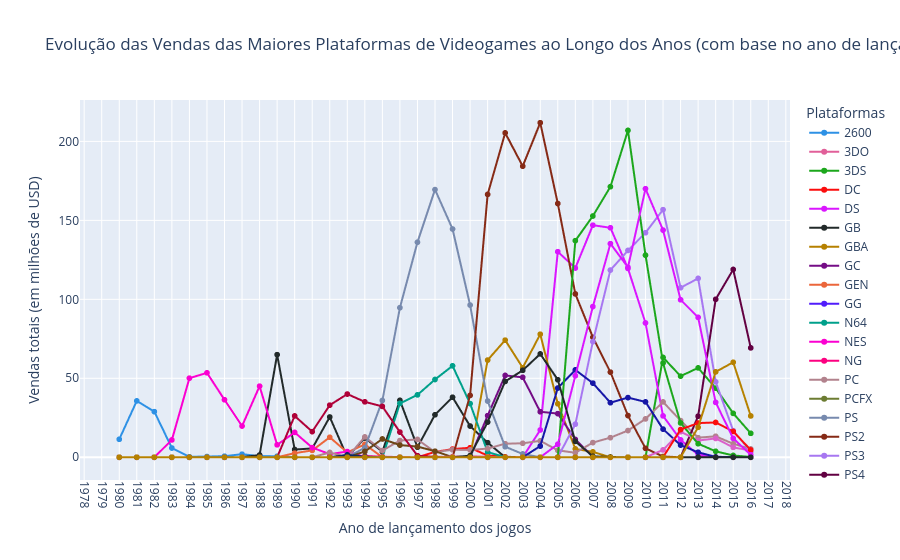

Notebook code for this chart:
### Markdown cell above
Criando um gráfico de linhas para identificar o comportamento das plataformas de videogame ao longo dos anos:

### Code cell
fig2 = px.line( 
    sales_per_year_platform,
    x='year_of_release',
    y=sales_per_year_platform.columns[1:], # Selecionando todas as colunas, exceto a primeira (ano)
    title='Evolução das Vendas das Maiores Plataformas de Videogames ao Longo dos Anos (com base no ano de lançamento de seus jogos)',
    labels={'year_of_release':'Ano de lançamento dos jogos', 'value':'Vendas totais (em milhões de USD)'},
    color_discrete_sequence=px.colors.qualitative.Dark24,
    markers=True
)   
fig2.update_xaxes(dtick=1, tickangle=90)
fig2.update_layout(legend_title_text='Plataformas')
fig2.show()

### Figure 1 — Plotly figure (JSON) as saved in the notebook; plotly's stock layout.template omitted (floating-point values rounded to 4 significant figures)
{"data": [{"hovertemplate": "variable=2600<br>Ano de lançamento dos jogos=%{x}<br>Vendas totais (em milhões de USD)=%{y}<extra></extra>", "legendgroup": "2600", "line": {"color": "#2E91E5", "dash": "solid"}, "marker": {"symbol": "circle"}, "mode": "lines+markers", "name": "2600", "showlegend": true, "type": "scattergl", "x": [1980, 1981, 1982, 1983, 1984, 1985, 1986, 1987, 1988, 1989, 1990, 1991, 1992, 1993, 1994, 1995, 1996, 1997, 1998, 1999, 2000, 2001, 2002, 2003, 2004, 2005, 2006, 2007, 2008, 2009, 2010, 2011, 2012, 2013, 2014, 2015, 2016], "xaxis": "x", "y": [11.38, 35.68, 28.88, 5.84, 0.27, 0.45, 0.67, 1.94, 0.74, 0.63, 0.0, 0.0, 0.0, 0.0, 0.0, 0.0, 0.0, 0.0, 0.0, 0.0, 0.0, 0.0, 0.0, 0.0, 0.0, 0.0, 0.0, 0.0, 0.0, 0.0, 0.0, 0.0, 0.0, 0.0, 0.0, 0.0, 0.0], "yaxis": "y"}, {"hovertemplate": "variable=3DO<br>Ano de lançamento dos jogos=%{x}<br>Vendas totais (em milhões de USD)=%{y}<extra></extra>", "legendgroup": "3DO", "line": {"color": "#E15F99", "dash": "solid"}, "marker": {"symbol": "circle"}, "mode": "lines+markers", "name": "3DO", "showlegend": true, "type": "scattergl", "x": [1980, 1981, 1982, 1983, 1984, 1985, 1986, 1987, 1988, 1989, 1990, 1991, 1992, 1993, 1994, 1995, 1996, 1997, 1998, 1999, 2000, 2001, 2002, 2003, 2004, 2005, 2006, 2007, 2008, 2009, 2010, 2011, 2012, 2013, 2014, 2015, 2016], "xaxis": "x", "y": [0.0, 0.0, 0.0, 0.0, 0.0, 0.0, 0.0, 0.0, 0.0, 0.0, 0.0, 0.0, 0.0, 0.0, 0.02, 0.08, 0.0, 0.0, 0.0, 0.0, 0.0, 0.0, 0.0, 0.0, 0.0, 0.0, 0.0, 0.0, 0.0, 0.0, 0.0, 0.0, 0.0, 0.0, 0.0, 0.0, 0.0], "yaxis": "y"}, {"hovertemplate": "variable=3DS<br>Ano de lançamento dos jogos=%{x}<br>Vendas totais (em milhões de USD)=%{y}<extra></extra>", "legendgroup": "3DS", "line": {"color": "#1CA71C", "dash": "solid"}, "marker": {"symbol": "circle"}, "mode": "lines+markers", "name": "3DS", "showlegend": true, "type": "scattergl", "x": [1980, 1981, 1982, 1983, 1984, 1985, 1986, 1987, 1988, 1989, 1990, 1991, 1992, 1993, 1994, 1995, 1996, 1997, 1998, 1999, 2000, 2001, 2002, 2003, 2004, 2005, 2006, 2007, 2008, 2009, 2010, 2011, 2012, 2013, 2014, 2015, 2016], "xaxis": "x", "y": [0.0, 0.0, 0.0, 0.0, 0.0, 0.0, 0.0, 0.0, 0.0, 0.0, 0.0, 0.0, 0.0, 0.0, 0.0, 0.0, 0.0, 0.0, 0.0, 0.0, 0.0, 0.0, 0.0, 0.0, 0.0, 0.0, 0.0, 0.0, 0.0, 0.0, 0.0, 63.2, 51.36, 56.57, 43.76, 27.78, 15.14], "yaxis": "y"}, {"hovertemplate": "variable=DC<br>Ano de lançamento dos jogos=%{x}<br>Vendas totais (em milhões de USD)=%{y}<extra></extra>", "legendgroup": "DC", "line": {"color": "#FB0D0D", "dash": "solid"}, "marker": {"symbol": "circle"}, "mode": "lines+markers", "name": "DC", "showlegend": true, "type": "scattergl", "x": [1980, 1981, 1982, 1983, 1984, 1985, 1986, 1987, 1988, 1989, 1990, 1991, 1992, 1993, 1994, 1995, 1996, 1997, 1998, 1999, 2000, 2001, 2002, 2003, 2004, 2005, 2006, 2007, 2008, 2009, 2010, 2011, 2012, 2013, 2014, 2015, 2016], "xaxis": "x", "y": [0.0, 0.0, 0.0, 0.0, 0.0, 0.0, 0.0, 0.0, 0.0, 0.0, 0.0, 0.0, 0.0, 0.0, 0.0, 0.0, 0.0, 0.0, 3.38, 5.16, 5.99, 1.07, 0.29, 0.0, 0.0, 0.0, 0.0, 0.02, 0.04, 0.0, 0.0, 0.0, 0.0, 0.0, 0.0, 0.0, 0.0], "yaxis": "y"}, {"hovertemplate": "variable=DS<br>Ano de lançamento dos jogos=%{x}<br>Vendas totais (em milhões de USD)=%{y}<extra></extra>", "legendgroup": "DS", "line": {"color": "#DA16FF", "dash": "solid"}, "marker": {"symbol": "circle"}, "mode": "lines+markers", "name": "DS", "showlegend": true, "type": "scattergl", "x": [1980, 1981, 1982, 1983, 1984, 1985, 1986, 1987, 1988, 1989, 1990, 1991, 1992, 1993, 1994, 1995, 1996, 1997, 1998, 1999, 2000, 2001, 2002, 2003, 2004, 2005, 2006, 2007, 2008, 2009, 2010, 2011, 2012, 2013, 2014, 2015, 2016], "xaxis": "x", "y": [0.0, 0.0, 0.0, 0.0, 0.0, 0.02, 0.0, 0.0, 0.0, 0.0, 0.0, 0.0, 0.0, 0.0, 0.0, 0.0, 0.0, 0.0, 0.0, 0.0, 0.0, 0.0, 0.0, 0.0, 17.27, 130.1, 119.8, 146.9, 145.3, 119.5, 85.02, 26.18, 11.01, 1.54, 0.0, 0.0, 0.0], "yaxis": "y"}, {"hovertemplate": "variable=GB<br>Ano de lançamento dos jogos=%{x}<br>Vendas totais (em milhões de USD)=%{y}<extra></extra>", "legendgroup": "GB", "line": {"color": "#222A2A", "dash": "solid"}, "marker": {"symbol": "circle"}, "mode": "lines+markers", "name": "GB", "showlegend": true, "type": "scattergl", "x": [1980, 1981, 1982, 1983, 1984, 1985, 1986, 1987, 1988, 1989, 1990, 1991, 1992, 1993, 1994, 1995, 1996, 1997, 1998, 1999, 2000, 2001, 2002, 2003, 2004, 2005, 2006, 2007, 2008, 2009, 2010, 2011, 2012, 2013, 2014, 2015, 2016], "xaxis": "x", "y": [0.0, 0.0, 0.0, 0.0, 0.0, 0.0, 0.0, 0.0, 1.43, 64.97, 4.89, 5.57, 25.49, 0.0, 12.18, 3.6, 36.03, 6.37, 26.9, 38.0, 19.76, 9.24, 0.0, 0.0, 0.0, 0.0, 0.0, 0.0, 0.0, 0.0, 0.0, 0.0, 0.0, 0.0, 0.0, 0.0, 0.0], "yaxis": "y"}, {"hovertemplate": "variable=GBA<br>Ano de lançamento dos jogos=%{x}<br>Vendas totais (em milhões de USD)=%{y}<extra></extra>", "legendgroup": "GBA", "line": {"color": "#B68100", "dash": "solid"}, "marker": {"symbol": "circle"}, "mode": "lines+markers", "name": "GBA", "showlegend": true, "type": "scattergl", "x": [1980, 1981, 1982, 1983, 1984, 1985, 1986, 1987, 1988, 1989, 1990, 1991, 1992, 1993, 1994, 1995, 1996, 1997, 1998, 1999, 2000, 2001, 2002, 2003, 2004, 2005, 2006, 2007, 2008, 2009, 2010, 2011, 2012, 2013, 2014, 2015, 2016], "xaxis": "x", "y": [0.0, 0.0, 0.0, 0.0, 0.0, 0.0, 0.0, 0.0, 0.0, 0.0, 0.0, 0.0, 0.0, 0.0, 0.0, 0.0, 0.0, 0.0, 0.0, 0.0, 0.07, 61.53, 74.16, 56.67, 77.91, 33.86, 5.28, 3.4, 0.0, 0.0, 0.0, 0.0, 0.0, 0.0, 0.0, 0.0, 0.0], "yaxis": "y"}, {"hovertemplate": "variable=GC<br>Ano de lançamento dos jogos=%{x}<br>Vendas totais (em milhões de USD)=%{y}<extra></extra>", "legendgroup": "GC", "line": {"color": "#750D86", "dash": "solid"}, "marker": {"symbol": "circle"}, "mode": "lines+markers", "name": "GC", "showlegend": true, "type": "scattergl", "x": [1980, 1981, 1982, 1983, 1984, 1985, 1986, 1987, 1988, 1989, 1990, 1991, 1992, 1993, 1994, 1995, 1996, 1997, 1998, 1999, 2000, 2001, 2002, 2003, 2004, 2005, 2006, 2007, 2008, 2009, 2010, 2011, 2012, 2013, 2014, 2015, 2016], "xaxis": "x", "y": [0.0, 0.0, 0.0, 0.0, 0.0, 0.0, 0.0, 0.0, 0.0, 0.0, 0.0, 0.0, 0.0, 0.0, 0.0, 0.0, 0.0, 0.0, 0.0, 0.0, 0.0, 26.34, 51.81, 50.61, 28.82, 27.62, 11.26, 0.27, 0.0, 0.0, 0.0, 0.0, 0.0, 0.0, 0.0, 0.0, 0.0], "yaxis": "y"}, {"hovertemplate": "variable=GEN<br>Ano de lançamento dos jogos=%{x}<br>Vendas totais (em milhões de USD)=%{y}<extra></extra>", "legendgroup": "GEN", "line": {"color": "#EB663B", "dash": "solid"}, "marker": {"symbol": "circle"}, "mode": "lines+markers", "name": "GEN", "showlegend": true, "type": "scattergl", "x": [1980, 1981, 1982, 1983, 1984, 1985, 1986, 1987, 1988, 1989, 1990, 1991, 1992, 1993, 1994, 1995, 1996, 1997, 1998, 1999, 2000, 2001, 2002, 2003, 2004, 2005, 2006, 2007, 2008, 2009, 2010, 2011, 2012, 2013, 2014, 2015, 2016], "xaxis": "x", "y": [0.0, 0.0, 0.0, 0.0, 0.0, 0.0, 0.0, 0.0, 0.0, 0.0, 2.6, 4.33, 12.64, 3.07, 8.13, 0.0, 0.0, 0.0, 0.0, 0.0, 0.0, 0.0, 0.0, 0.0, 0.0, 0.0, 0.0, 0.0, 0.0, 0.0, 0.0, 0.0, 0.0, 0.0, 0.0, 0.0, 0.0], "yaxis": "y"}, {"hovertemplate": "variable=GG<br>Ano de lançamento dos jogos=%{x}<br>Vendas totais (em milhões de USD)=%{y}<extra></extra>", "legendgroup": "GG", "line": {"color": "#511CFB", "dash": "solid"}, "marker": {"symbol": "circle"}, "mode": "lines+markers", "name": "GG", "showlegend": true, "type": "scattergl", "x": [1980, 1981, 1982, 1983, 1984, 1985, 1986, 1987, 1988, 1989, 1990, 1991, 1992, 1993, 1994, 1995, 1996, 1997, 1998, 1999, 2000, 2001, 2002, 2003, 2004, 2005, 2006, 2007, 2008, 2009, 2010, 2011, 2012, 2013, 2014, 2015, 2016], "xaxis": "x", "y": [0.0, 0.0, 0.0, 0.0, 0.0, 0.0, 0.0, 0.0, 0.0, 0.0, 0.0, 0.0, 0.04, 0.0, 0.0, 0.0, 0.0, 0.0, 0.0, 0.0, 0.0, 0.0, 0.0, 0.0, 0.0, 0.0, 0.0, 0.0, 0.0, 0.0, 0.0, 0.0, 0.0, 0.0, 0.0, 0.0, 0.0], "yaxis": "y"}, {"hovertemplate": "variable=N64<br>Ano de lançamento dos jogos=%{x}<br>Vendas totais (em milhões de USD)=%{y}<extra></extra>", "legendgroup": "N64", "line": {"color": "#00A08B", "dash": "solid"}, "marker": {"symbol": "circle"}, "mode": "lines+markers", "name": "N64", "showlegend": true, "type": "scattergl", "x": [1980, 1981, 1982, 1983, 1984, 1985, 1986, 1987, 1988, 1989, 1990, 1991, 1992, 1993, 1994, 1995, 1996, 1997, 1998, 1999, 2000, 2001, 2002, 2003, 2004, 2005, 2006, 2007, 2008, 2009, 2010, 2011, 2012, 2013, 2014, 2015, 2016], "xaxis": "x", "y": [0.0, 0.0, 0.0, 0.0, 0.0, 0.0, 0.0, 0.0, 0.0, 0.0, 0.0, 0.0, 0.0, 0.0, 0.0, 0.0, 34.1, 39.5, 49.24, 57.87, 33.97, 3.25, 0.08, 0.0, 0.0, 0.0, 0.0, 0.0, 0.0, 0.0, 0.0, 0.0, 0.0, 0.0, 0.0, 0.0, 0.0], "yaxis": "y"}, {"hovertemplate": "variable=NES<br>Ano de lançamento dos jogos=%{x}<br>Vendas totais (em milhões de USD)=%{y}<extra></extra>", "legendgroup": "NES", "line": {"color": "#FB00D1", "dash": "solid"}, "marker": {"symbol": "circle"}, "mode": "lines+markers", "name": "NES", "showlegend": true, "type": "scattergl", "x": [1980, 1981, 1982, 1983, 1984, 1985, 1986, 1987, 1988, 1989, 1990, 1991, 1992, 1993, 1994, 1995, 1996, 1997, 1998, 1999, 2000, 2001, 2002, 2003, 2004, 2005, 2006, 2007, 2008, 2009, 2010, 2011, 2012, 2013, 2014, 2015, 2016], "xaxis": "x", "y": [0.0, 0.0, 0.0, 10.96, 50.08, 53.44, 36.41, 19.76, 45.01, 7.85, 15.73, 6.11, 1.98, 3.61, 0.11, 0.0, 0.0, 0.0, 0.0, 0.0, 0.0, 0.0, 0.0, 0.0, 0.0, 0.0, 0.0, 0.0, 0.0, 0.0, 0.0, 0.0, 0.0, 0.0, 0.0, 0.0, 0.0], "yaxis": "y"}, {"hovertemplate": "variable=NG<br>Ano de lançamento dos jogos=%{x}<br>Vendas totais (em milhões de USD)=%{y}<extra></extra>", "legendgroup": "NG", "line": {"color": "#FC0080", "dash": "solid"}, "marker": {"symbol": "circle"}, "mode": "lines+markers", "name": "NG", "showlegend": true, "type": "scattergl", "x": [1980, 1981, 1982, 1983, 1984, 1985, 1986, 1987, 1988, 1989, 1990, 1991, 1992, 1993, 1994, 1995, 1996, 1997, 1998, 1999, 2000, 2001, 2002, 2003, 2004, 2005, 2006, 2007, 2008, 2009, 2010, 2011, 2012, 2013, 2014, 2015, 2016], "xaxis": "x", "y": [0.0, 0.0, 0.0, 0.0, 0.0, 0.0, 0.0, 0.0, 0.0, 0.0, 0.0, 0.0, 0.0, 0.21, 0.8, 0.33, 0.1, 0.0, 0.0, 0.0, 0.0, 0.0, 0.0, 0.0, 0.0, 0.0, 0.0, 0.0, 0.0, 0.0, 0.0, 0.0, 0.0, 0.0, 0.0, 0.0, 0.0], "yaxis": "y"}, {"hovertemplate": "variable=PC<br>Ano de lançamento dos jogos=%{x}<br>Vendas totais (em milhões de USD)=%{y}<extra></extra>", "legendgroup": "PC", "line": {"color": "#B2828D", "dash": "solid"}, "marker": {"symbol": "circle"}, "mode": "lines+markers", "name": "PC", "showlegend": true, "type": "scattergl", "x": [1980, 1981, 1982, 1983, 1984, 1985, 1986, 1987, 1988, 1989, 1990, 1991, 1992, 1993, 1994, 1995, 1996, 1997, 1998, 1999, 2000, 2001, 2002, 2003, 2004, 2005, 2006, 2007, 2008, 2009, 2010, 2011, 2012, 2013, 2014, 2015, 2016], "xaxis": "x", "y": [0.0, 0.0, 0.0, 0.0, 0.0, 0.04, 0.0, 0.0, 0.03, 0.0, 0.0, 0.0, 3.03, 0.0, 12.87, 4.22, 10.58, 11.27, 3.26, 4.74, 4.66, 5.47, 8.57, 8.84, 10.39, 4.37, 2.85, 9.28, 12.42, 16.91, 24.28, 35.03, 23.22, 12.38, 13.28, 8.52, 5.25], "yaxis": "y"}, {"hovertemplate": "variable=PCFX<br>Ano de lançamento dos jogos=%{x}<br>Vendas totais (em milhões de USD)=%{y}<extra></extra>", "legendgroup": "PCFX", "line": {"color": "#6C7C32", "dash": "solid"}, "marker": {"symbol": "circle"}, "mode": "lines+markers", "name": "PCFX", "showlegend": true, "type": "scattergl", "x": [1980, 1981, 1982, 1983, 1984, 1985, 1986, 1987, 1988, 1989, 1990, 1991, 1992, 1993, 1994, 1995, 1996, 1997, 1998, 1999, 2000, 2001, 2002, 2003, 2004, 2005, 2006, 2007, 2008, 2009, 2010, 2011, 2012, 2013, 2014, 2015, 2016], "xaxis": "x", "y": [0.0, 0.0, 0.0, 0.0, 0.0, 0.0, 0.0, 0.0, 0.0, 0.0, 0.0, 0.0, 0.0, 0.0, 0.0, 0.0, 0.03, 0.0, 0.0, 0.0, 0.0, 0.0, 0.0, 0.0, 0.0, 0.0, 0.0, 0.0, 0.0, 0.0, 0.0, 0.0, 0.0, 0.0, 0.0, 0.0, 0.0], "yaxis": "y"}, {"hovertemplate": "variable=PS<br>Ano de lançamento dos jogos=%{x}<br>Vendas totais (em milhões de USD)=%{y}<extra></extra>", "legendgroup": "PS", "line": {"color": "#778AAE", "dash": "solid"}, "marker": {"symbol": "circle"}, "mode": "lines+markers", "name": "PS", "showlegend": true, "type": "scattergl", "x": [1980, 1981, 1982, 1983, 1984, 1985, 1986, 1987, 1988, 1989, 1990, 1991, 1992, 1993, 1994, 1995, 1996, 1997, 1998, 1999, 2000, 2001, 2002, 2003, 2004, 2005, 2006, 2007, 2008, 2009, 2010, 2011, 2012, 2013, 2014, 2015, 2016], "xaxis": "x", "y": [0.0, 0.0, 0.0, 0.0, 0.0, 0.0, 0.0, 0.0, 0.0, 0.0, 0.0, 0.0, 0.0, 0.0, 6.03, 35.96, 94.7, 136.2, 169.5, 144.5, 96.37, 35.59, 6.67, 2.07, 0.0, 0.0, 0.0, 0.0, 0.0, 0.0, 0.0, 0.0, 0.0, 0.0, 0.0, 0.0, 0.0], "yaxis": "y"}, {"hovertemplate": "variable=PS2<br>Ano de lançamento dos jogos=%{x}<br>Vendas totais (em milhões de USD)=%{y}<extra></extra>", "legendgroup": "PS2", "line": {"color": "#862A16", "dash": "solid"}, "marker": {"symbol": "circle"}, "mode": "lines+markers", "name": "PS2", "showlegend": true, "type": "scattergl", "x": [1980, 1981, 1982, 1983, 1984, 1985, 1986, 1987, 1988, 1989, 1990, 1991, 1992, 1993, 1994, 1995, 1996, 1997, 1998, 1999, 2000, 2001, 2002, 2003, 2004, 2005, 2006, 2007, 2008, 2009, 2010, 2011, 2012, 2013, 2014, 2015, 2016], "xaxis": "x", "y": [0.0, 0.0, 0.0, 0.0, 0.0, 0.0, 0.0, 0.0, 0.0, 0.0, 0.0, 0.0, 0.0, 0.0, 0.0, 0.0, 0.0, 0.0, 0.0, 0.0, 39.17, 166.4, 205.4, 184.3, 211.8, 160.7, 103.4, 75.99, 53.9, 26.4, 5.64, 0.45, 0.0, 0.0, 0.0, 0.0, 0.0], "yaxis": "y"}, {"hovertemplate": "variable=PS3<br>Ano de lançamento dos jogos=%{x}<br>Vendas totais (em milhões de USD)=%{y}<extra></extra>", "legendgroup": "PS3", "line": {"color": "#A777F1", "dash": "solid"}, "marker": {"symbol": "circle"}, "mode": "lines+markers", "name": "PS3", "showlegend": true, "type": "scattergl", "x": [1980, 1981, 1982, 1983, 1984, 1985, 1986, 1987, 1988, 1989, 1990, 1991, 1992, 1993, 1994, 1995, 1996, 1997, 1998, 1999, 2000, 2001, 2002, 2003, 2004, 2005, 2006, 2007, 2008, 2009, 2010, 2011, 2012, 2013, 2014, 2015, 2016], "xaxis": "x", "y": [0.0, 0.0, 0.0, 0.0, 0.0, 0.0, 0.0, 0.0, 0.0, 0.0, 0.0, 0.0, 0.0, 0.0, 0.0, 0.0, 0.0, 0.0, 0.0, 0.0, 0.0, 0.0, 0.0, 0.0, 0.0, 0.0, 20.96, 73.19, 118.5, 130.9, 142.2, 156.8, 107.4, 113.2, 47.76, 16.82, 3.6], "yaxis": "y"}, {"hovertemplate": "variable=PS4<br>Ano de lançamento dos jogos=%{x}<br>Vendas totais (em milhões de USD)=%{y}<extra></extra>", "legendgroup": "PS4", "line": {"color": "#620042", "dash": "solid"}, "marker": {"symbol": "circle"}, "mode": "lines+markers", "name": "PS4", "showlegend": true, "type": "scattergl", "x": [1980, 1981, 1982, 1983, 1984, 1985, 1986, 1987, 1988, 1989, 1990, 1991, 1992, 1993, 1994, 1995, 1996, 1997, 1998, 1999, 2000, 2001, 2002, 2003, 2004, 2005, 2006, 2007, 2008, 2009, 2010, 2011, 2012, 2013, 2014, 2015, 2016], "xaxis": "x", "y": [0.0, 0.0, 0.0, 0.0, 0.0, 0.0, 0.0, 0.0, 0.0, 0.0, 0.0, 0.0, 0.0, 0.0, 0.0, 0.0, 0.0, 0.0, 0.0, 0.0, 0.0, 0.0, 0.0, 0.0, 0.0, 0.0, 0.0, 0.0, 0.0, 0.0, 0.0, 0.0, 0.0, 25.99, 100.0, 118.9, 69.25], "yaxis": "y"}, {"hovertemplate": "variable=PSP<br>Ano de lançamento dos jogos=%{x}<br>Vendas totais (em milhões de USD)=%{y}<extra></extra>", "legendgroup": "PSP", "line": {"color": "#1616A7", "dash": "solid"}, "marker": {"symbol": "circle"}, "mode": "lines+markers", "name": "PSP", "showlegend": true, "type": "scattergl", "x": [1980, 1981, 1982, 1983, 1984, 1985, 1986, 1987, 1988, 1989, 1990, 1991, 1992, 1993, 1994, 1995, 1996, 1997, 1998, 1999, 2000, 2001, 2002, 2003, 2004, 2005, 2006, 2007, 2008, 2009, 2010, 2011, 2012, 2013, 2014, 2015, 2016], "xaxis": "x", "y": [0.0, 0.0, 0.0, 0.0, 0.0, 0.0, 0.0, 0.0, 0.0, 0.0, 0.0, 0.0, 0.0, 0.0, 0.0, 0.0, 0.0, 0.0, 0.0, 0.0, 0.0, 0.0, 0.0, 0.0, 7.06, 43.84, 55.32, 46.93, 34.55, 37.78, 35.04, 17.82, 7.69, 3.14, 0.24, 0.12, 0.0], "yaxis": "y"}, {"hovertemplate": "variable=PSV<br>Ano de lançamento dos jogos=%{x}<br>Vendas totais (em milhões de USD)=%{y}<extra></extra>", "legendgroup": "PSV", "line": {"color": "#DA60CA", "dash": "solid"}, "marker": {"symbol": "circle"}, "mode": "lines+markers", "name": "PSV", "showlegend": true, "type": "scattergl", "x": [1980, 1981, 1982, 1983, 1984, 1985, 1986, 1987, 1988, 1989, 1990, 1991, 1992, 1993, 1994, 1995, 1996, 1997, 1998, 1999, 2000, 2001, 2002, 2003, 2004, 2005, 2006, 2007, 2008, 2009, 2010, 2011, 2012, 2013, 2014, 2015, 2016], "xaxis": "x", "y": [0.0, 0.0, 0.0, 0.0, 0.0, 0.0, 0.0, 0.0, 0.0, 0.0, 0.0, 0.0, 0.0, 0.0, 0.0, 0.0, 0.0, 0.0, 0.0, 0.0, 0.0, 0.0, 0.0, 0.0, 0.0, 0.0, 0.0, 0.0, 0.0, 0.0, 0.0, 4.63, 16.19, 10.59, 11.9, 6.25, 4.25], "yaxis": "y"}, {"hovertemplate": "variable=SAT<br>Ano de lançamento dos jogos=%{x}<br>Vendas totais (em milhões de USD)=%{y}<extra></extra>", "legendgroup": "SAT", "line": {"color": "#6C4516", "dash": "solid"}, "marker": {"symbol": "circle"}, "mode": "lines+markers", "name": "SAT", "showlegend": true, "type": "scattergl", "x": [1980, 1981, 1982, 1983, 1984, 1985, 1986, 1987, 1988, 1989, 1990, 1991, 1992, 1993, 1994, 1995, 1996, 1997, 1998, 1999, 2000, 2001, 2002, 2003, 2004, 2005, 2006, 2007, 2008, 2009, 2010, 2011, 2012, 2013, 2014, 2015, 2016], "xaxis": "x", "y": [0.0, 0.0, 0.0, 0.0, 0.0, 0.0, 0.0, 0.0, 0.0, 0.0, 0.0, 0.0, 0.0, 0.0, 3.65, 11.57, 7.69, 6.77, 3.82, 0.09, 0.0, 0.0, 0.0, 0.0, 0.0, 0.0, 0.0, 0.0, 0.0, 0.0, 0.0, 0.0, 0.0, 0.0, 0.0, 0.0, 0.0], "yaxis": "y"}, {"hovertemplate": "variable=SCD<br>Ano de lançamento dos jogos=%{x}<br>Vendas totais (em milhões de USD)=%{y}<extra></extra>", "legendgroup": "SCD", "line": {"color": "#0D2A63", "dash": "solid"}, "marker": {"symbol": "circle"}, "mode": "lines+markers", "name": "SCD", "showlegend": true, "type": "scattergl", "x": [1980, 1981, 1982, 1983, 1984, 1985, 1986, 1987, 1988, 1989, 1990, 1991, 1992, 1993, 1994, 1995, 1996, 1997, 1998, 1999, 2000, 2001, 2002, 2003, 2004, 2005, 2006, 2007, 2008, 2009, 2010, 2011, 2012, 2013, 2014, 2015, 2016], "xaxis": "x", "y": [0.0, 0.0, 0.0, 0.0, 0.0, 0.0, 0.0, 0.0, 0.0, 0.0, 0.0, 0.0, 0.0, 1.5, 0.36, 0.0, 0.0, 0.0, 0.0, 0.0, 0.0, 0.0, 0.0, 0.0, 0.0, 0.0, 0.0, 0.0, 0.0, 0.0, 0.0, 0.0, 0.0, 0.0, 0.0, 0.0, 0.0], "yaxis": "y"}, {"hovertemplate": "variable=SNES<br>Ano de lançamento dos jogos=%{x}<br>Vendas totais (em milhões de USD)=%{y}<extra></extra>", "legendgroup": "SNES", "line": {"color": "#AF0038", "dash": "solid"}, "marker": {"symbol": "circle"}, "mode": "lines+markers", "name": "SNES", "showlegend": true, "type": "scattergl", "x": [1980, 1981, 1982, 1983, 1984, 1985, 1986, 1987, 1988, 1989, 1990, 1991, 1992, 1993, 1994, 1995, 1996, 1997, 1998, 1999, 2000, 2001, 2002, 2003, 2004, 2005, 2006, 2007, 2008, 2009, 2010, 2011, 2012, 2013, 2014, 2015, 2016], "xaxis": "x", "y": [0.0, 0.0, 0.0, 0.0, 0.0, 0.0, 0.0, 0.0, 0.0, 0.0, 26.15, 16.22, 32.98, 40.02, 35.08, 32.2, 15.92, 0.99, 0.22, 0.26, 0.0, 0.0, 0.0, 0.0, 0.0, 0.0, 0.0, 0.0, 0.0, 0.0, 0.0, 0.0, 0.0, 0.0, 0.0, 0.0, 0.0], "yaxis": "y"}, {"hovertemplate": "variable=TG16<br>Ano de lançamento dos jogos=%{x}<br>Vendas totais (em milhões de USD)=%{y}<extra></extra>", "legendgroup": "TG16", "line": {"color": "#2E91E5", "dash": "solid"}, "marker": {"symbol": "circle"}, "mode": "lines+markers", "name": "TG16", "showlegend": true, "type": "scattergl", "x": [1980, 1981, 1982, 1983, 1984, 1985, 1986, 1987, 1988, 1989, 1990, 1991, 1992, 1993, 1994, 1995, 1996, 1997, 1998, 1999, 2000, 2001, 2002, 2003, 2004, 2005, 2006, 2007, 2008, 2009, 2010, 2011, 2012, 2013, 2014, 2015, 2016], "xaxis": "x", "y": [0.0, 0.0, 0.0, 0.0, 0.0, 0.0, 0.0, 0.0, 0.0, 0.0, 0.0, 0.0, 0.0, 0.0, 0.0, 0.16, 0.0, 0.0, 0.0, 0.0, 0.0, 0.0, 0.0, 0.0, 0.0, 0.0, 0.0, 0.0, 0.0, 0.0, 0.0, 0.0, 0.0, 0.0, 0.0, 0.0, 0.0], "yaxis": "y"}, {"hovertemplate": "variable=WS<br>Ano de lançamento dos jogos=%{x}<br>Vendas totais (em milhões de USD)=%{y}<extra></extra>", "legendgroup": "WS", "line": {"color": "#E15F99", "dash": "solid"}, "marker": {"symbol": "circle"}, "mode": "lines+markers", "name": "WS", "showlegend": true, "type": "scattergl", "x": [1980, 1981, 1982, 1983, 1984, 1985, 1986, 1987, 1988, 1989, 1990, 1991, 1992, 1993, 1994, 1995, 1996, 1997, 1998, 1999, 2000, 2001, 2002, 2003, 2004, 2005, 2006, 2007, 2008, 2009, 2010, 2011, 2012, 2013, 2014, 2015, 2016], "xaxis": "x", "y": [0.0, 0.0, 0.0, 0.0, 0.0, 0.0, 0.0, 0.0, 0.0, 0.0, 0.0, 0.0, 0.0, 0.0, 0.0, 0.0, 0.0, 0.0, 0.0, 0.46, 0.68, 0.28, 0.0, 0.0, 0.0, 0.0, 0.0, 0.0, 0.0, 0.0, 0.0, 0.0, 0.0, 0.0, 0.0, 0.0, 0.0], "yaxis": "y"}, {"hovertemplate": "variable=Wii<br>Ano de lançamento dos jogos=%{x}<br>Vendas totais (em milhões de USD)=%{y}<extra></extra>", "legendgroup": "Wii", "line": {"color": "#1CA71C", "dash": "solid"}, "marker": {"symbol": "circle"}, "mode": "lines+markers", "name": "Wii", "showlegend": true, "type": "scattergl", "x": [1980, 1981, 1982, 1983, 1984, 1985, 1986, 1987, 1988, 1989, 1990, 1991, 1992, 1993, 1994, 1995, 1996, 1997, 1998, 1999, 2000, 2001, 2002, 2003, 2004, 2005, 2006, 2007, 2008, 2009, 2010, 2011, 2012, 2013, 2014, 2015, 2016], "xaxis": "x", "y": [0.0, 0.0, 0.0, 0.0, 0.0, 0.0, 0.0, 0.0, 0.0, 0.0, 0.0, 0.0, 0.0, 0.0, 0.0, 0.0, 0.0, 0.0, 0.0, 0.0, 0.0, 0.0, 0.0, 0.0, 0.0, 0.0, 137.2, 152.8, 171.3, 207.0, 128.0, 59.65, 21.71, 8.59, 3.75, 1.14, 0.18], "yaxis": "y"}, {"hovertemplate": "variable=WiiU<br>Ano de lançamento dos jogos=%{x}<br>Vendas totais (em milhões de USD)=%{y}<extra></extra>", "legendgroup": "WiiU", "line": {"color": "#FB0D0D", "dash": "solid"}, "marker": {"symbol": "circle"}, "mode": "lines+markers", "name": "WiiU", "showlegend": true, "type": "scattergl", "x": [1980, 1981, 1982, 1983, 1984, 1985, 1986, 1987, 1988, 1989, 1990, 1991, 1992, 1993, 1994, 1995, 1996, 1997, 1998, 1999, 2000, 2001, 2002, 2003, 2004, 2005, 2006, 2007, 2008, 2009, 2010, 2011, 2012, 2013, 2014, 2015, 2016], "xaxis": "x", "y": [0.0, 0.0, 0.0, 0.0, 0.0, 0.0, 0.0, 0.0, 0.0, 0.0, 0.0, 0.0, 0.0, 0.0, 0.0, 0.0, 0.0, 0.0, 0.0, 0.0, 0.0, 0.0, 0.0, 0.0, 0.0, 0.0, 0.0, 0.0, 0.0, 0.0, 0.0, 0.0, 17.56, 21.65, 22.03, 16.35, 4.6], "yaxis": "y"}, {"hovertemplate": "variable=X360<br>Ano de lançamento dos jogos=%{x}<br>Vendas totais (em milhões de USD)=%{y}<extra></extra>", "legendgroup": "X360", "line": {"color": "#DA16FF", "dash": "solid"}, "marker": {"symbol": "circle"}, "mode": "lines+markers", "name": "X360", "showlegend": true, "type": "scattergl", "x": [1980, 1981, 1982, 1983, 1984, 1985, 1986, 1987, 1988, 1989, 1990, 1991, 1992, 1993, 1994, 1995, 1996, 1997, 1998, 1999, 2000, 2001, 2002, 2003, 2004, 2005, 2006, 2007, 2008, 2009, 2010, 2011, 2012, 2013, 2014, 2015, 2016], "xaxis": "x", "y": [0.0, 0.0, 0.0, 0.0, 0.0, 0.0, 0.0, 0.0, 0.0, 0.0, 0.0, 0.0, 0.0, 0.0, 0.0, 0.0, 0.0, 0.0, 0.0, 0.0, 0.0, 0.0, 0.0, 0.0, 0.0, 8.25, 51.62, 95.41, 135.3, 120.3, 170.0, 143.8, 99.74, 88.58, 34.74, 11.96, 1.52], "yaxis": "y"}, {"hovertemplate": "variable=XB<br>Ano de lançamento dos jogos=%{x}<br>Vendas totais (em milhões de USD)=%{y}<extra></extra>", "legendgroup": "XB", "line": {"color": "#222A2A", "dash": "solid"}, "marker": {"symbol": "circle"}, "mode": "lines+markers", "name": "XB", "showlegend": true, "type": "scattergl", "x": [1980, 1981, 1982, 1983, 1984, 1985, 1986, 1987, 1988, 1989, 1990, 1991, 1992, 1993, 1994, 1995, 1996, 1997, 1998, 1999, 2000, 2001, 2002, 2003, 2004, 2005, 2006, 2007, 2008, 2009, 2010, 2011, 2012, 2013, 2014, 2015, 2016], "xaxis": "x", "y": [0.0, 0.0, 0.0, 0.0, 0.0, 0.0, 0.0, 0.0, 0.0, 0.0, 0.0, 0.0, 0.0, 0.0, 0.0, 0.0, 0.0, 0.0, 0.0, 0.0, 0.99, 22.26, 48.01, 55.04, 65.42, 49.08, 10.04, 0.55, 0.18, 0.0, 0.0, 0.0, 0.0, 0.0, 0.0, 0.0, 0.0], "yaxis": "y"}, {"hovertemplate": "variable=XOne<br>Ano de lançamento dos jogos=%{x}<br>Vendas totais (em milhões de USD)=%{y}<extra></extra>", "legendgroup": "XOne", "line": {"color": "#B68100", "dash": "solid"}, "marker": {"symbol": "circle"}, "mode": "lines+markers", "name": "XOne", "showlegend": true, "type": "scattergl", "x": [1980, 1981, 1982, 1983, 1984, 1985, 1986, 1987, 1988, 1989, 1990, 1991, 1992, 1993, 1994, 1995, 1996, 1997, 1998, 1999, 2000, 2001, 2002, 2003, 2004, 2005, 2006, 2007, 2008, 2009, 2010, 2011, 2012, 2013, 2014, 2015, 2016], "xaxis": "x", "y": [0.0, 0.0, 0.0, 0.0, 0.0, 0.0, 0.0, 0.0, 0.0, 0.0, 0.0, 0.0, 0.0, 0.0, 0.0, 0.0, 0.0, 0.0, 0.0, 0.0, 0.0, 0.0, 0.0, 0.0, 0.0, 0.0, 0.0, 0.0, 0.0, 0.0, 0.0, 0.0, 0.0, 18.96, 54.07, 60.14, 26.15], "yaxis": "y"}], "layout": {"legend": {"title": {"text": "Plataformas"}, "tracegroupgap": 0}, "title": {"text": "Evolução das Vendas das Maiores Plataformas de Videogames ao Longo dos Anos (com base no ano de lançamento de seus jogos)"}, "xaxis": {"anchor": "y", "domain": [0, 1], "dtick": 1, "tickangle": 90, "title": {"text": "Ano de lançamento dos jogos"}}, "yaxis": {"anchor": "x", "domain": [0, 1], "title": {"text": "Vendas totais (em milhões de USD)"}}}}
